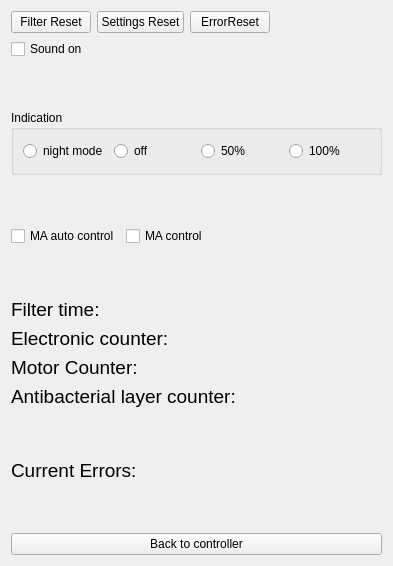
<?xml version="1.0" encoding="UTF-8"?>
<ui version="4.0">
 <class>iq_service</class>
 <widget class="QWidget" name="iq_service">
  <property name="geometry">
   <rect>
    <x>0</x>
    <y>0</y>
    <width>393</width>
    <height>566</height>
   </rect>
  </property>
  <property name="sizePolicy">
   <sizepolicy hsizetype="Expanding" vsizetype="Preferred">
    <horstretch>0</horstretch>
    <verstretch>0</verstretch>
   </sizepolicy>
  </property>
  <property name="minimumSize">
   <size>
    <width>393</width>
    <height>566</height>
   </size>
  </property>
  <property name="windowTitle">
   <string>Form</string>
  </property>
  <layout class="QVBoxLayout" name="verticalLayout">
   <item>
    <layout class="QHBoxLayout" name="horizontalLayout">
     <item>
      <widget class="QPushButton" name="FilterResetBut">
       <property name="text">
        <string>Filter Reset</string>
       </property>
      </widget>
     </item>
     <item>
      <widget class="QPushButton" name="SetResetBut">
       <property name="text">
        <string>Settings Reset</string>
       </property>
      </widget>
     </item>
     <item>
      <widget class="QPushButton" name="ErrResetBtn">
       <property name="text">
        <string>ErrorReset</string>
       </property>
      </widget>
     </item>
     <item>
      <spacer name="horizontalSpacer">
       <property name="orientation">
        <enum>Qt::Horizontal</enum>
       </property>
       <property name="sizeHint" stdset="0">
        <size>
         <width>248</width>
         <height>20</height>
        </size>
       </property>
      </spacer>
     </item>
    </layout>
   </item>
   <item>
    <layout class="QHBoxLayout" name="horizontalLayout_2">
     <item>
      <widget class="QCheckBox" name="SoundOn">
       <property name="text">
        <string>Sound on</string>
       </property>
      </widget>
     </item>
     <item>
      <spacer name="horizontalSpacer_2">
       <property name="orientation">
        <enum>Qt::Horizontal</enum>
       </property>
       <property name="sizeHint" stdset="0">
        <size>
         <width>118</width>
         <height>20</height>
        </size>
       </property>
      </spacer>
     </item>
    </layout>
   </item>
   <item>
    <spacer name="verticalSpacer_4">
     <property name="orientation">
      <enum>Qt::Vertical</enum>
     </property>
     <property name="sizeHint" stdset="0">
      <size>
       <width>20</width>
       <height>40</height>
      </size>
     </property>
    </spacer>
   </item>
   <item>
    <widget class="QGroupBox" name="groupBox">
     <property name="minimumSize">
      <size>
       <width>0</width>
       <height>65</height>
      </size>
     </property>
     <property name="title">
      <string>Indication</string>
     </property>
     <layout class="QVBoxLayout" name="verticalLayout_2">
      <item>
       <layout class="QHBoxLayout" name="horizontalLayout_6">
        <item>
         <widget class="QRadioButton" name="LED_night">
          <property name="text">
           <string>night mode</string>
          </property>
         </widget>
        </item>
        <item>
         <widget class="QRadioButton" name="LED_off">
          <property name="text">
           <string>off</string>
          </property>
         </widget>
        </item>
        <item>
         <widget class="QRadioButton" name="LED_50">
          <property name="text">
           <string>50%</string>
          </property>
         </widget>
        </item>
        <item>
         <widget class="QRadioButton" name="LED_100">
          <property name="text">
           <string>100%</string>
          </property>
         </widget>
        </item>
       </layout>
      </item>
     </layout>
    </widget>
   </item>
   <item>
    <spacer name="verticalSpacer_3">
     <property name="orientation">
      <enum>Qt::Vertical</enum>
     </property>
     <property name="sizeHint" stdset="0">
      <size>
       <width>20</width>
       <height>40</height>
      </size>
     </property>
    </spacer>
   </item>
   <item>
    <layout class="QHBoxLayout" name="horizontalLayout_11">
     <item>
      <widget class="QCheckBox" name="MAcontrol_auto">
       <property name="text">
        <string>MA auto control</string>
       </property>
      </widget>
     </item>
     <item>
      <widget class="QCheckBox" name="MAcontrol">
       <property name="text">
        <string>MA control</string>
       </property>
      </widget>
     </item>
     <item>
      <spacer name="horizontalSpacer_11">
       <property name="orientation">
        <enum>Qt::Horizontal</enum>
       </property>
       <property name="sizeHint" stdset="0">
        <size>
         <width>40</width>
         <height>20</height>
        </size>
       </property>
      </spacer>
     </item>
    </layout>
   </item>
   <item>
    <spacer name="verticalSpacer">
     <property name="orientation">
      <enum>Qt::Vertical</enum>
     </property>
     <property name="sizeHint" stdset="0">
      <size>
       <width>20</width>
       <height>28</height>
      </size>
     </property>
    </spacer>
   </item>
   <item>
    <layout class="QHBoxLayout" name="horizontalLayout_3">
     <item>
      <widget class="QLabel" name="FilterTime">
       <property name="font">
        <font>
         <pointsize>14</pointsize>
        </font>
       </property>
       <property name="text">
        <string>Filter time: </string>
       </property>
      </widget>
     </item>
     <item>
      <spacer name="horizontalSpacer_3">
       <property name="orientation">
        <enum>Qt::Horizontal</enum>
       </property>
       <property name="sizeHint" stdset="0">
        <size>
         <width>378</width>
         <height>22</height>
        </size>
       </property>
      </spacer>
     </item>
    </layout>
   </item>
   <item>
    <layout class="QHBoxLayout" name="horizontalLayout_4">
     <item>
      <widget class="QLabel" name="ElectroTime">
       <property name="font">
        <font>
         <pointsize>14</pointsize>
        </font>
       </property>
       <property name="text">
        <string>Electronic counter: </string>
       </property>
      </widget>
     </item>
     <item>
      <spacer name="horizontalSpacer_4">
       <property name="orientation">
        <enum>Qt::Horizontal</enum>
       </property>
       <property name="sizeHint" stdset="0">
        <size>
         <width>308</width>
         <height>22</height>
        </size>
       </property>
      </spacer>
     </item>
    </layout>
   </item>
   <item>
    <layout class="QHBoxLayout" name="horizontalLayout_9">
     <item>
      <widget class="QLabel" name="MotorCounter">
       <property name="font">
        <font>
         <pointsize>14</pointsize>
        </font>
       </property>
       <property name="text">
        <string>Motor Counter: </string>
       </property>
      </widget>
     </item>
     <item>
      <spacer name="horizontalSpacer_5">
       <property name="orientation">
        <enum>Qt::Horizontal</enum>
       </property>
       <property name="sizeHint" stdset="0">
        <size>
         <width>328</width>
         <height>22</height>
        </size>
       </property>
      </spacer>
     </item>
    </layout>
   </item>
   <item>
    <layout class="QHBoxLayout" name="horizontalLayout_10">
     <item>
      <widget class="QLabel" name="ABLCounter">
       <property name="font">
        <font>
         <pointsize>14</pointsize>
        </font>
       </property>
       <property name="text">
        <string>Antibacterial layer counter: </string>
       </property>
      </widget>
     </item>
     <item>
      <spacer name="horizontalSpacer_6">
       <property name="orientation">
        <enum>Qt::Horizontal</enum>
       </property>
       <property name="sizeHint" stdset="0">
        <size>
         <width>338</width>
         <height>22</height>
        </size>
       </property>
      </spacer>
     </item>
    </layout>
   </item>
   <item>
    <spacer name="verticalSpacer_2">
     <property name="orientation">
      <enum>Qt::Vertical</enum>
     </property>
     <property name="sizeHint" stdset="0">
      <size>
       <width>20</width>
       <height>28</height>
      </size>
     </property>
    </spacer>
   </item>
   <item>
    <layout class="QHBoxLayout" name="horizontalLayout_5">
     <item>
      <widget class="QLabel" name="CurrErrLabel">
       <property name="font">
        <font>
         <pointsize>14</pointsize>
        </font>
       </property>
       <property name="text">
        <string>Current Errors: </string>
       </property>
      </widget>
     </item>
     <item>
      <spacer name="horizontalSpacer_7">
       <property name="orientation">
        <enum>Qt::Horizontal</enum>
       </property>
       <property name="sizeHint" stdset="0">
        <size>
         <width>348</width>
         <height>20</height>
        </size>
       </property>
      </spacer>
     </item>
    </layout>
   </item>
   <item>
    <spacer name="verticalSpacer_5">
     <property name="orientation">
      <enum>Qt::Vertical</enum>
     </property>
     <property name="sizeHint" stdset="0">
      <size>
       <width>20</width>
       <height>40</height>
      </size>
     </property>
    </spacer>
   </item>
   <item>
    <widget class="QPushButton" name="BacktoCtrl">
     <property name="text">
      <string>Back to controller</string>
     </property>
    </widget>
   </item>
  </layout>
 </widget>
 <resources/>
 <connections/>
</ui>
